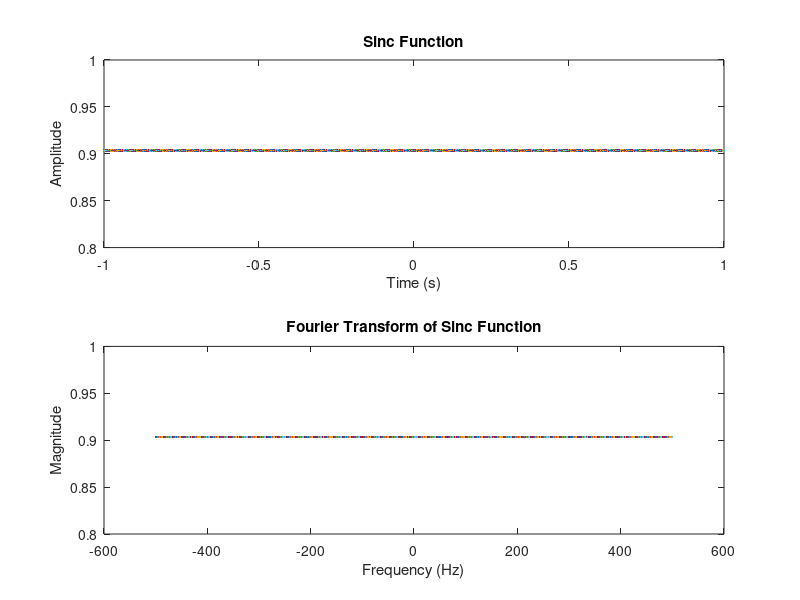

This figure's MATLAB source:
% Parameters
T = 2;            % Time duration
Fs = 1000;        % Sampling frequency
t = -T/2:1/Fs:T/2; % Time vector
f = -Fs/2:1/T:Fs/2; % Frequency vector

% Sinc function
x = sin(t)/t;

% Fourier transform
X = fftshift(fft(x));

% Plotting the sinc function and its Fourier transform
subplot(2,1,1);
plot(t, x);
title('Sinc Function');
xlabel('Time (s)');
ylabel('Amplitude');

subplot(2,1,2);
plot(f, abs(X));
title('Fourier Transform of Sinc Function');
xlabel('Frequency (Hz)');
ylabel('Magnitude');
